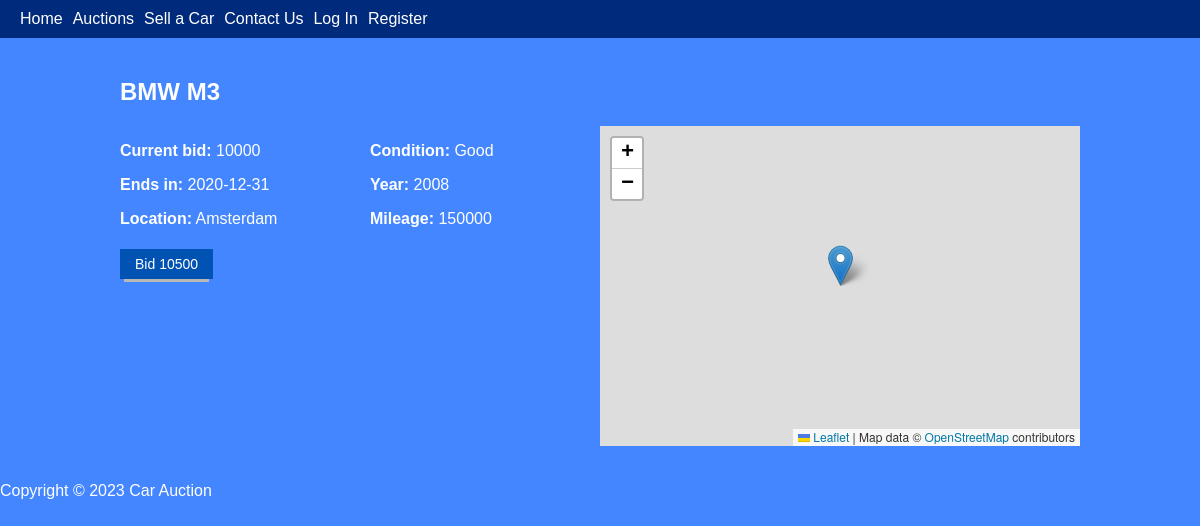
Page /auction/1 on the committed database.
### models/car.py (models this page shows)
class Car(db.Model):
    __tablename__ = "car"
    id = db.Column(db.Integer, primary_key=True)
    brand = db.Column(db.String(80), unique=False, nullable=False)
    model = db.Column(db.String(120), unique=False, nullable=False)
    year = db.Column(db.Integer, unique=False, nullable=False)
    condition = db.Column(db.String(120), unique=False, nullable=False)
    mileage = db.Column(db.Integer, unique=False, nullable=False)
    owner_id = db.Column(db.Integer, db.ForeignKey('user.id'), nullable=False)

### models/auction.py (models this page shows)
class Auction(db.Model):
    __tablename__ = "auction"
    id = db.Column(db.Integer, primary_key=True)
    price = db.Column(db.Integer, unique=True, nullable=False)
    car_id = db.Column(db.Integer, db.ForeignKey('car.id'), nullable=False)
    end_date = db.Column(db.String, unique=False, nullable=False)
    location = db.Column(db.String, unique=False, nullable=False)
    longitute = db.Column(db.Float, unique=False, nullable=False)
    latitude = db.Column(db.Float, unique=False, nullable=False)
    bidder = db.Column(db.Integer, db.ForeignKey('user.id'), nullable=True)

### routes/auction/auction.py (the view)
@auction.route("/<int:id>", methods=["GET"])
def get(id):
    auction = Auction.query.filter_by(id=id).first()
    car = Car.query.filter_by(id=auction.car_id).first()
    user = User.query.filter_by(id=car.owner_id).first()
    auction.bidder_name = User.query.filter_by(id=auction.bidder).first()
    auction.car = car
    auction.car.owner = user
    return render_template("auction.html", auction=auction)

### routes/auction/templates/auction.html (shortened to what this page needs)
<!DOCTYPE html>
<html>
<head>
    <link rel="stylesheet" type="text/css" href="/static/auction.css">
    <link rel="stylesheet" href="https://unpkg.com/leaflet@1.9.3/dist/leaflet.css"
 />
</html>
</head>
<body>
    {% include 'navbar.html' %}
    <main>
        <h2>{{auction.car.brand}} {{auction.car.model}}</h2>
        <div class="auction-info">
            <div class="auction-details">
                <p><strong>Current bid:</strong> {{auction.price}}</p>
                <p><strong>Ends in:</strong> {{auction.end_date}}</p>
                <p><strong>Location:</strong> {{auction.location}}</p>
                <button class="bid"><a href="/auction/{{auction.id}}/bid?amount={{auction.price + 500}}">Bid {{auction.price + 500}}</a></button>
            </div>
            <div class="car-details">
                <p><strong>Condition:</strong> {{auction.car.condition}}</p>
                <p><strong>Year:</strong> {{auction.car.year}}</p>
                <p><strong>Mileage:</strong> {{auction.car.mileage}}</p>
            </div>
            <div data-lon="{{auction.longitute}}" data-lat="{{auction.latitude}}" class="map" id="map"></div>
        </div>
    </main>
    <footer>
        <p>Copyright © 2023 Car Auction</p>
    </footer>
</body>

### static/auction.css (style rules this page uses)
body { font-family: Arial, sans-serif; margin: 0; padding: 0; }
main { padding: 20px; width: 80%; margin: 0 auto; }
main h2 { margin-bottom: 20px; }
.auction-info { display: flex; }
.auction-details { flex: 1; margin-right: 20px; }
.car-details { flex: 1; }
.map { width: 40vw; height: 40vh; }

### static/navbar.css (style rules this page uses)
a { color: #fff; text-decoration: none; }
body { font-family: Arial, sans-serif; color: rgb(255, 255, 255); height: 100vh; width: 100vw; margin: 0; background-color: rgb(68, 134, 255); }
button { margin: 5px 0; padding: 7px 15px; background-color: #0053b3; border: none; color: #fff; font-size: 14px; box-shadow: 0 7px 0 -4px #b7b7b7; transition: all .1s ease; }

### rows in the picture
Car: car.brand "BMW", car.model "M3", car.condition "Good", car.year "2008", car.mileage "150000"
Auction: price "10000", end_date "2020-12-31", location "Amsterdam", auction.price+500 "10500"
